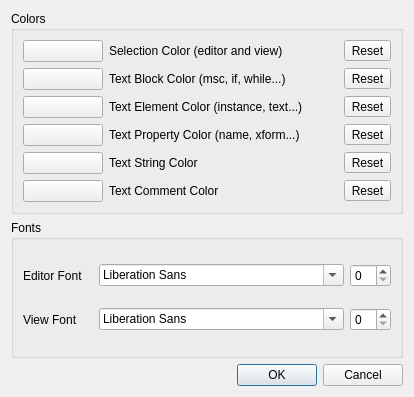
<?xml version="1.0" encoding="UTF-8"?>
<ui version="4.0">
 <class>QMscConfigDialog</class>
 <widget class="QDialog" name="QMscConfigDialog">
  <property name="geometry">
   <rect>
    <x>0</x>
    <y>0</y>
    <width>414</width>
    <height>397</height>
   </rect>
  </property>
  <property name="windowTitle">
   <string>Configuration</string>
  </property>
  <layout class="QVBoxLayout" name="verticalLayout_2">
   <item>
    <widget class="QGroupBox" name="verticalGroupBox">
     <property name="title">
      <string>Colors</string>
     </property>
     <property name="flat">
      <bool>true</bool>
     </property>
     <layout class="QVBoxLayout" name="verticalLayout">
      <item>
       <layout class="QHBoxLayout" name="horizontalLayout">
        <property name="sizeConstraint">
         <enum>QLayout::SizeConstraint::SetDefaultConstraint</enum>
        </property>
        <item>
         <widget class="QPushButton" name="btColorSelection">
          <property name="maximumSize">
           <size>
            <width>80</width>
            <height>16777215</height>
           </size>
          </property>
          <property name="toolTip">
           <string>Click to change color</string>
          </property>
          <property name="text">
           <string/>
          </property>
         </widget>
        </item>
        <item>
         <widget class="QLabel" name="label">
          <property name="text">
           <string>Selection Color (editor and view)</string>
          </property>
         </widget>
        </item>
        <item>
         <widget class="QToolButton" name="btColorSelectionReset">
          <property name="toolTip">
           <string>Reset to default</string>
          </property>
          <property name="text">
           <string>Reset</string>
          </property>
          <property name="autoRaise">
           <bool>false</bool>
          </property>
          <property name="arrowType">
           <enum>Qt::ArrowType::NoArrow</enum>
          </property>
         </widget>
        </item>
       </layout>
      </item>
      <item>
       <layout class="QHBoxLayout" name="horizontalLayout_4">
        <property name="sizeConstraint">
         <enum>QLayout::SizeConstraint::SetDefaultConstraint</enum>
        </property>
        <item>
         <widget class="QPushButton" name="btColorBlock">
          <property name="maximumSize">
           <size>
            <width>80</width>
            <height>16777215</height>
           </size>
          </property>
          <property name="toolTip">
           <string>Click to change color</string>
          </property>
          <property name="text">
           <string/>
          </property>
         </widget>
        </item>
        <item>
         <widget class="QLabel" name="label_4">
          <property name="text">
           <string>Text Block Color (msc, if, while...)</string>
          </property>
         </widget>
        </item>
        <item>
         <widget class="QToolButton" name="btColorBlockReset">
          <property name="toolTip">
           <string>Reset to default</string>
          </property>
          <property name="text">
           <string>Reset</string>
          </property>
         </widget>
        </item>
       </layout>
      </item>
      <item>
       <layout class="QHBoxLayout" name="horizontalLayout_5">
        <property name="sizeConstraint">
         <enum>QLayout::SizeConstraint::SetDefaultConstraint</enum>
        </property>
        <item>
         <widget class="QPushButton" name="btColorElement">
          <property name="maximumSize">
           <size>
            <width>80</width>
            <height>16777215</height>
           </size>
          </property>
          <property name="toolTip">
           <string>Click to change color</string>
          </property>
          <property name="text">
           <string/>
          </property>
         </widget>
        </item>
        <item>
         <widget class="QLabel" name="label_5">
          <property name="text">
           <string>Text Element Color (instance, text...)</string>
          </property>
         </widget>
        </item>
        <item>
         <widget class="QToolButton" name="btColorElementReset">
          <property name="toolTip">
           <string>Reset to default</string>
          </property>
          <property name="text">
           <string>Reset</string>
          </property>
         </widget>
        </item>
       </layout>
      </item>
      <item>
       <layout class="QHBoxLayout" name="horizontalLayout_2">
        <property name="sizeConstraint">
         <enum>QLayout::SizeConstraint::SetDefaultConstraint</enum>
        </property>
        <item>
         <widget class="QPushButton" name="btColorProperty">
          <property name="maximumSize">
           <size>
            <width>80</width>
            <height>16777215</height>
           </size>
          </property>
          <property name="toolTip">
           <string>Click to change color</string>
          </property>
          <property name="text">
           <string/>
          </property>
         </widget>
        </item>
        <item>
         <widget class="QLabel" name="label_2">
          <property name="text">
           <string>Text Property Color (name, xform...)</string>
          </property>
         </widget>
        </item>
        <item>
         <widget class="QToolButton" name="btColorPropertyReset">
          <property name="toolTip">
           <string>Reset to default</string>
          </property>
          <property name="text">
           <string>Reset</string>
          </property>
         </widget>
        </item>
       </layout>
      </item>
      <item>
       <layout class="QHBoxLayout" name="horizontalLayout_6">
        <property name="sizeConstraint">
         <enum>QLayout::SizeConstraint::SetDefaultConstraint</enum>
        </property>
        <item>
         <widget class="QPushButton" name="btColorString">
          <property name="maximumSize">
           <size>
            <width>80</width>
            <height>16777215</height>
           </size>
          </property>
          <property name="toolTip">
           <string>Click to change color</string>
          </property>
          <property name="text">
           <string/>
          </property>
         </widget>
        </item>
        <item>
         <widget class="QLabel" name="label_6">
          <property name="text">
           <string>Text String Color</string>
          </property>
         </widget>
        </item>
        <item>
         <widget class="QToolButton" name="btColorStringReset">
          <property name="toolTip">
           <string>Reset to default</string>
          </property>
          <property name="text">
           <string>Reset</string>
          </property>
         </widget>
        </item>
       </layout>
      </item>
      <item>
       <layout class="QHBoxLayout" name="horizontalLayout_3">
        <property name="sizeConstraint">
         <enum>QLayout::SizeConstraint::SetDefaultConstraint</enum>
        </property>
        <item>
         <widget class="QPushButton" name="btColorComment">
          <property name="maximumSize">
           <size>
            <width>80</width>
            <height>16777215</height>
           </size>
          </property>
          <property name="toolTip">
           <string>Click to change color</string>
          </property>
          <property name="text">
           <string/>
          </property>
         </widget>
        </item>
        <item>
         <widget class="QLabel" name="label_3">
          <property name="text">
           <string>Text Comment Color</string>
          </property>
         </widget>
        </item>
        <item>
         <widget class="QToolButton" name="btColorCommentReset">
          <property name="toolTip">
           <string>Reset to default</string>
          </property>
          <property name="text">
           <string>Reset</string>
          </property>
         </widget>
        </item>
       </layout>
      </item>
     </layout>
    </widget>
   </item>
   <item>
    <widget class="QGroupBox" name="groupBox">
     <property name="title">
      <string>Fonts</string>
     </property>
     <layout class="QVBoxLayout" name="verticalLayout_3">
      <item>
       <layout class="QHBoxLayout" name="horizontalLayout_8">
        <item>
         <widget class="QLabel" name="label_8">
          <property name="sizePolicy">
           <sizepolicy hsizetype="Fixed" vsizetype="Preferred">
            <horstretch>0</horstretch>
            <verstretch>0</verstretch>
           </sizepolicy>
          </property>
          <property name="minimumSize">
           <size>
            <width>70</width>
            <height>0</height>
           </size>
          </property>
          <property name="text">
           <string>Editor Font</string>
          </property>
         </widget>
        </item>
        <item>
         <widget class="QFontComboBox" name="cbEditFont"/>
        </item>
        <item>
         <widget class="QSpinBox" name="sbEditFontSize">
          <property name="sizePolicy">
           <sizepolicy hsizetype="Fixed" vsizetype="Fixed">
            <horstretch>0</horstretch>
            <verstretch>0</verstretch>
           </sizepolicy>
          </property>
         </widget>
        </item>
       </layout>
      </item>
      <item>
       <layout class="QHBoxLayout" name="horizontalLayout_7">
        <item>
         <widget class="QLabel" name="label_7">
          <property name="sizePolicy">
           <sizepolicy hsizetype="Fixed" vsizetype="Preferred">
            <horstretch>0</horstretch>
            <verstretch>0</verstretch>
           </sizepolicy>
          </property>
          <property name="minimumSize">
           <size>
            <width>70</width>
            <height>0</height>
           </size>
          </property>
          <property name="text">
           <string>View Font</string>
          </property>
         </widget>
        </item>
        <item>
         <widget class="QFontComboBox" name="cbViewFont"/>
        </item>
        <item>
         <widget class="QSpinBox" name="sbViewFontSize">
          <property name="sizePolicy">
           <sizepolicy hsizetype="Fixed" vsizetype="Fixed">
            <horstretch>0</horstretch>
            <verstretch>0</verstretch>
           </sizepolicy>
          </property>
         </widget>
        </item>
       </layout>
      </item>
     </layout>
    </widget>
   </item>
   <item>
    <widget class="QDialogButtonBox" name="buttonBox">
     <property name="orientation">
      <enum>Qt::Orientation::Horizontal</enum>
     </property>
     <property name="standardButtons">
      <set>QDialogButtonBox::StandardButton::Cancel|QDialogButtonBox::StandardButton::Ok</set>
     </property>
    </widget>
   </item>
  </layout>
 </widget>
 <resources/>
 <connections>
  <connection>
   <sender>buttonBox</sender>
   <signal>accepted()</signal>
   <receiver>QMscConfigDialog</receiver>
   <slot>accept()</slot>
   <hints>
    <hint type="sourcelabel">
     <x>248</x>
     <y>254</y>
    </hint>
    <hint type="destinationlabel">
     <x>157</x>
     <y>274</y>
    </hint>
   </hints>
  </connection>
  <connection>
   <sender>buttonBox</sender>
   <signal>rejected()</signal>
   <receiver>QMscConfigDialog</receiver>
   <slot>reject()</slot>
   <hints>
    <hint type="sourcelabel">
     <x>316</x>
     <y>260</y>
    </hint>
    <hint type="destinationlabel">
     <x>286</x>
     <y>274</y>
    </hint>
   </hints>
  </connection>
 </connections>
</ui>
